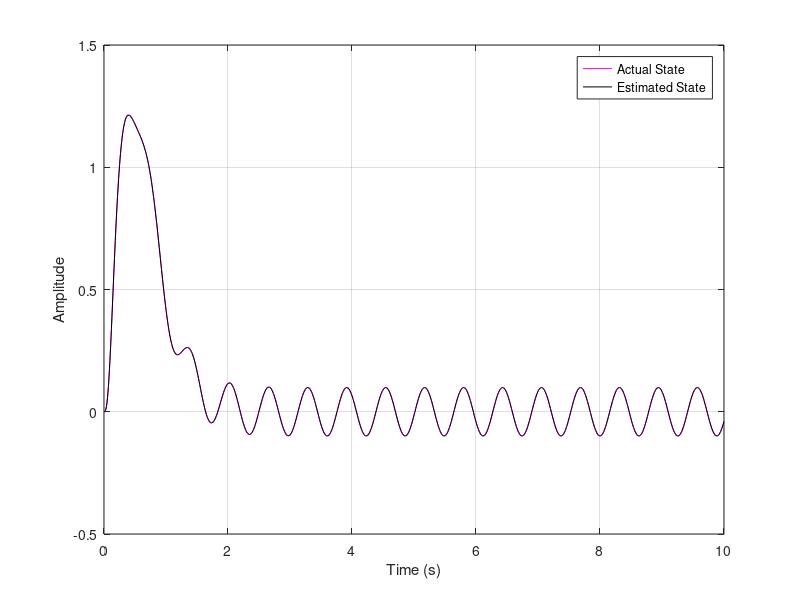

Write the MATLAB code that produced this figure.


Data_Act = csvread('Scope9.csv',1,0);
Time_Act = Data_Act(:,1);
Data9 = Data_Act(:,2);


Data_Est = csvread('Scope10.csv',1,0);
Time_Est = Data_Est(:,1);
Data10= Data_Est(:,2);

figure(1)
plot(Time_Act, Data9 , 'm');
xlabel('Time (s)');
ylabel('Amplitude');
grid on
grid minor
axis on
hold on 

plot(Time_Est, Data10 , 'k');
xlabel('Time (s)');
ylabel('Amplitude');
legend('Actual State','Estimated State')
grid on 
grid minor
axis on
hold off 


